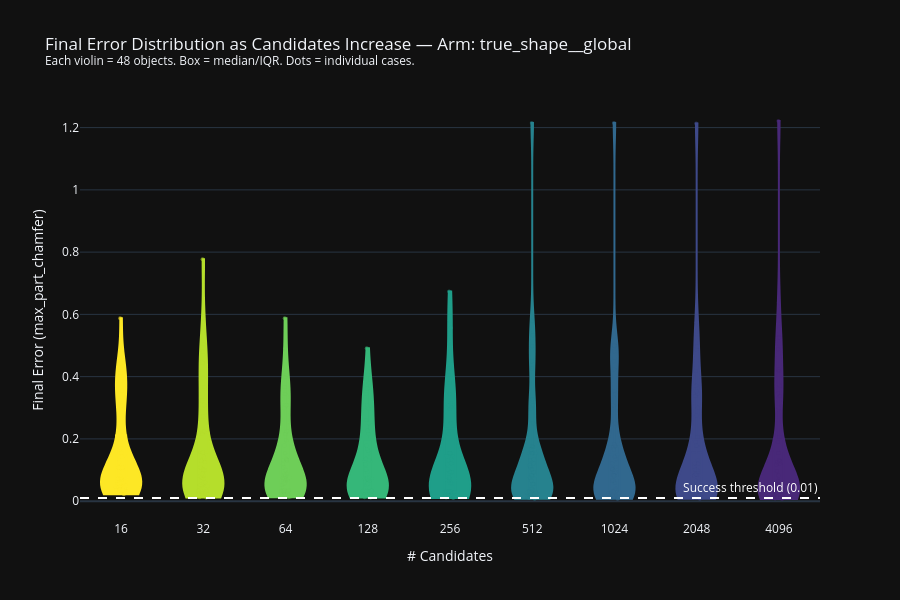

Notebook cell for this chart:
### Markdown cell above
---
# 📊 Plot 3 — Error Distribution at Each Candidate Count (Violin)

> This shows HOW the distribution shifts as we add more candidates.
> Focus on `true_shape__global`.

### Code cell
ARM_FOCUS = "true_shape__global"   # ← Change to any arm you want

if not long_df.empty:
    subset = long_df[
        (long_df["arm"] == ARM_FOCUS) &
        long_df["max_part_chamfer"].notna()
    ].copy()
    subset["n_str"] = subset["n_candidates"].astype(str)  # for categorical axis

    fig = go.Figure()
    cand_counts = sorted(subset["n_candidates"].unique())
    palette = px.colors.sequential.Viridis_r

    for i, n in enumerate(cand_counts):
        data = subset[subset["n_candidates"] == n]["max_part_chamfer"].values
        clr = palette[int(i / len(cand_counts) * (len(palette)-1))]

        fig.add_trace(go.Violin(
            x=[str(n)] * len(data),
            y=data,
            name=f"N={n}",
            line_color=clr,
            fillcolor=clr.replace("rgb", "rgba").replace(")", ",0.3)") if clr.startswith("rgb") else clr,
            box_visible=True,
            meanline_visible=True,
            points="all",
            pointpos=0,
            jitter=0.3,
            marker=dict(size=4, opacity=0.5),
            spanmode="hard",
        ))

    fig.add_hline(y=SUCCESS_THRESHOLD, line_dash="dash", line_color="white", line_width=2,
                  annotation_text=" Success threshold (0.01)",
                  annotation_font=dict(color="white"))

    fig.update_yaxes(title="Final Error (max_part_chamfer)")
    fig.update_xaxes(title="# Candidates",
                     categoryorder="array",
                     categoryarray=[str(n) for n in cand_counts])
    fig.update_layout(
        title=f"Final Error Distribution as Candidates Increase — Arm: {ARM_FOCUS}<br>"
              "<sup>Each violin = 48 objects. Box = median/IQR. Dots = individual cases.</sup>",
        template="plotly_dark", height=600, showlegend=False
    )
    fig.show()

### Figure 1 — Plotly figure (JSON) as saved in the notebook; plotly's stock layout.template omitted (floating-point values rounded to 4 significant figures)
{"data": [{"box": {"visible": true}, "fillcolor": "#fde725", "jitter": 0.3, "line": {"color": "#fde725"}, "marker": {"opacity": 0.5, "size": 4}, "meanline": {"visible": true}, "name": "N=16", "pointpos": 0, "points": "all", "spanmode": "hard", "type": "violin", "x": ["16", "16", "16", "16", "16", "16", "16", "16", "16", "16", "16", "16", "16", "16", "16", "16", "16", "16", "16", "16", "16", "16", "16", "16", "16", "16", "16", "16", "16", "16", "16", "16", "16", "16", "16", "16", "16", "16", "16", "16", "16", "16", "16", "16", "16", "16", "16", "16"], "y": [0.04176, 0.3669, 0.305, 0.1428, 0.03471, 0.03235, 0.05388, 0.1969, 0.1249, 0.04386, 0.3862, 0.06109, 0.4114, 0.074, 0.1082, 0.4015, 0.05539, 0.03257, 0.03331, 0.1082, 0.07178, 0.1703, 0.02236, 0.355, 0.2249, 0.04807, 0.5875, 0.03512, 0.06805, 0.3238, 0.07217, 0.03307, 0.4429, 0.04909, 0.05041, 0.1546, 0.1076, 0.03111, 0.4348, 0.1063, 0.05765, 0.02996, 0.1014, 0.03927, 0.04621, 0.3083, 0.08118, 0.03784]}, {"box": {"visible": true}, "fillcolor": "#b5de2b", "jitter": 0.3, "line": {"color": "#b5de2b"}, "marker": {"opacity": 0.5, "size": 4}, "meanline": {"visible": true}, "name": "N=32", "pointpos": 0, "points": "all", "spanmode": "hard", "type": "violin", "x": ["32", "32", "32", "32", "32", "32", "32", "32", "32", "32", "32", "32", "32", "32", "32", "32", "32", "32", "32", "32", "32", "32", "32", "32", "32", "32", "32", "32", "32", "32", "32", "32", "32", "32", "32", "32", "32", "32", "32", "32", "32", "32", "32", "32", "32", "32", "32", "32"], "y": [0.08835, 0.3666, 0.5051, 0.1428, 0.03472, 0.02352, 0.05358, 0.0992, 0.102, 0.02668, 0.08294, 0.06109, 0.3968, 0.074, 0.1092, 0.4796, 0.1066, 0.02899, 0.03331, 0.1262, 0.1373, 0.1561, 0.02234, 0.2718, 0.2249, 0.04807, 0.5875, 0.01206, 0.07972, 0.3236, 0.07217, 0.03294, 0.4429, 0.04917, 0.01988, 0.777, 0.1298, 0.03111, 0.4453, 0.216, 0.05765, 0.02996, 0.05149, 0.01217, 0.02221, 0.3083, 0.02872, 0.01355]}, {"box": {"visible": true}, "fillcolor": "#6ece58", "jitter": 0.3, "line": {"color": "#6ece58"}, "marker": {"opacity": 0.5, "size": 4}, "meanline": {"visible": true}, "name": "N=64", "pointpos": 0, "points": "all", "spanmode": "hard", "type": "violin", "x": ["64", "64", "64", "64", "64", "64", "64", "64", "64", "64", "64", "64", "64", "64", "64", "64", "64", "64", "64", "64", "64", "64", "64", "64", "64", "64", "64", "64", "64", "64", "64", "64", "64", "64", "64", "64", "64", "64", "64", "64", "64", "64", "64", "64", "64", "64", "64", "64"], "y": [0.08835, 0.3666, 0.1186, 0.1535, 0.03472, 0.02159, 0.03052, 0.1956, 0.102, 0.01402, 0.06818, 0.03193, 0.3009, 0.074, 0.1092, 0.3989, 0.136, 0.03335, 0.03331, 0.08467, 0.1321, 0.1329, 0.02234, 0.1306, 0.2249, 0.03486, 0.5875, 0.02062, 0.07972, 0.3439, 0.07217, 0.03294, 0.4912, 0.06509, 0.01454, 0.1785, 0.3088, 0.03111, 0.4056, 0.216, 0.05659, 0.02829, 0.05149, 0.01217, 0.02221, 0.3083, 0.07001, 0.01355]}, {"box": {"visible": true}, "fillcolor": "#35b779", "jitter": 0.3, "line": {"color": "#35b779"}, "marker": {"opacity": 0.5, "size": 4}, "meanline": {"visible": true}, "name": "N=128", "pointpos": 0, "points": "all", "spanmode": "hard", "type": "violin", "x": ["128", "128", "128", "128", "128", "128", "128", "128", "128", "128", "128", "128", "128", "128", "128", "128", "128", "128", "128", "128", "128", "128", "128", "128", "128", "128", "128", "128", "128", "128", "128", "128", "128", "128", "128", "128", "128", "128", "128", "128", "128", "128", "128", "128", "128", "128", "128", "128"], "y": [0.07271, 0.2962, 0.1186, 0.1535, 0.02766, 0.01538, 0.03211, 0.1679, 0.102, 0.03296, 0.06818, 0.03193, 0.3009, 0.074, 0.3792, 0.2608, 0.136, 0.03335, 0.03331, 0.09376, 0.1321, 0.0666, 0.02234, 0.2263, 0.362, 0.03098, 0.2505, 0.02062, 0.07724, 0.3439, 0.07217, 0.0349, 0.4912, 0.02768, 0.01196, 0.1785, 0.1616, 0.02616, 0.4056, 0.216, 0.05659, 0.02829, 0.05149, 0.01217, 0.01704, 0.3083, 0.07001, 0.03165]}, {"box": {"visible": true}, "fillcolor": "#1f9e89", "jitter": 0.3, "line": {"color": "#1f9e89"}, "marker": {"opacity": 0.5, "size": 4}, "meanline": {"visible": true}, "name": "N=256", "pointpos": 0, "points": "all", "spanmode": "hard", "type": "violin", "x": ["256", "256", "256", "256", "256", "256", "256", "256", "256", "256", "256", "256", "256", "256", "256", "256", "256", "256", "256", "256", "256", "256", "256", "256", "256", "256", "256", "256", "256", "256", "256", "256", "256", "256", "256", "256", "256", "256", "256", "256", "256", "256", "256", "256", "256", "256", "256", "256"], "y": [0.05797, 0.2962, 0.1186, 0.1535, 0.03059, 0.02977, 0.03211, 0.1313, 0.102, 0.02323, 0.02862, 0.01765, 0.314, 0.09249, 0.3792, 0.3027, 0.1548, 0.01519, 0.01919, 0.09376, 0.1219, 0.0666, 0.02234, 0.4259, 0.6733, 0.02788, 0.2505, 0.01797, 0.05513, 0.3439, 0.06796, 0.03213, 0.5799, 0.02768, 0.01196, 0.5574, 0.1342, 0.0104, 0.4056, 0.216, 0.02913, 0.02829, 0.07594, 0.01217, 0.02179, 0.3083, 0.07001, 0.03165]}, {"box": {"visible": true}, "fillcolor": "#26828e", "jitter": 0.3, "line": {"color": "#26828e"}, "marker": {"opacity": 0.5, "size": 4}, "meanline": {"visible": true}, "name": "N=512", "pointpos": 0, "points": "all", "spanmode": "hard", "type": "violin", "x": ["512", "512", "512", "512", "512", "512", "512", "512", "512", "512", "512", "512", "512", "512", "512", "512", "512", "512", "512", "512", "512", "512", "512", "512", "512", "512", "512", "512", "512", "512", "512", "512", "512", "512", "512", "512", "512", "512", "512", "512", "512", "512", "512", "512", "512", "512", "512", "512"], "y": [0.05501, 0.2962, 0.5333, 0.1535, 0.007793, 0.02639, 0.02346, 0.1313, 0.102, 0.01714, 0.0387, 0.02186, 0.3271, 0.09249, 0.1147, 1.215, 0.1548, 0.02427, 0.01997, 0.1094, 0.1219, 0.08372, 0.02234, 0.4259, 0.4493, 0.03036, 0.2505, 0.02169, 0.05513, 0.1736, 0.08155, 0.03988, 0.5799, 0.02768, 0.01196, 0.1663, 0.1342, 0.01002, 0.4979, 0.1768, 0.02913, 0.02703, 0.07594, 0.01217, 0.02179, 0.3083, 0.06654, 0.03165]}, {"box": {"visible": true}, "fillcolor": "#31688e", "jitter": 0.3, "line": {"color": "#31688e"}, "marker": {"opacity": 0.5, "size": 4}, "meanline": {"visible": true}, "name": "N=1024", "pointpos": 0, "points": "all", "spanmode": "hard", "type": "violin", "x": ["1024", "1024", "1024", "1024", "1024", "1024", "1024", "1024", "1024", "1024", "1024", "1024", "1024", "1024", "1024", "1024", "1024", "1024", "1024", "1024", "1024", "1024", "1024", "1024", "1024", "1024", "1024", "1024", "1024", "1024", "1024", "1024", "1024", "1024", "1024", "1024", "1024", "1024", "1024", "1024", "1024", "1024", "1024", "1024", "1024", "1024", "1024", "1024"], "y": [0.01102, 0.4999, 0.4814, 0.1042, 0.007793, 0.02502, 0.02346, 0.1824, 0.102, 0.02538, 0.06548, 0.01503, 0.3538, 0.09249, 0.4237, 1.215, 0.09516, 0.01235, 0.02213, 0.1094, 0.1219, 0.08372, 0.02234, 0.1425, 0.4493, 0.02662, 0.2505, 0.02169, 0.04012, 0.1736, 0.08155, 0.03714, 0.3437, 0.02734, 0.01214, 0.1663, 0.1342, 0.01002, 0.4979, 0.1768, 0.02913, 0.01915, 0.05795, 0.01351, 0.01971, 0.3083, 0.06654, 0.03165]}, {"box": {"visible": true}, "fillcolor": "#3e4989", "jitter": 0.3, "line": {"color": "#3e4989"}, "marker": {"opacity": 0.5, "size": 4}, "meanline": {"visible": true}, "name": "N=2048", "pointpos": 0, "points": "all", "spanmode": "hard", "type": "violin", "x": ["2048", "2048", "2048", "2048", "2048", "2048", "2048", "2048", "2048", "2048", "2048", "2048", "2048", "2048", "2048", "2048", "2048", "2048", "2048", "2048", "2048", "2048", "2048", "2048", "2048", "2048", "2048", "2048", "2048", "2048", "2048", "2048", "2048", "2048", "2048", "2048", "2048", "2048", "2048", "2048", "2048", "2048", "2048", "2048", "2048", "2048", "2048", "2048"], "y": [0.02228, 0.3003, 0.4965, 0.19, 0.007793, 0.02502, 0.02039, 0.1199, 0.102, 0.01743, 0.06548, 0.01325, 0.3462, 0.09977, 0.2061, 1.214, 0.09516, 0.01235, 0.02213, 0.1094, 0.1219, 0.08372, 0.02234, 0.4883, 0.3375, 0.02662, 0.3528, 0.02169, 0.02355, 0.3708, 0.08155, 0.03714, 0.1324, 0.02734, 0.01214, 0.5745, 0.275, 0.01002, 0.4183, 0.1768, 0.01896, 0.01915, 0.08637, 0.01351, 0.01971, 0.1791, 0.0238, 0.03165]}, {"box": {"visible": true}, "fillcolor": "#482878", "jitter": 0.3, "line": {"color": "#482878"}, "marker": {"opacity": 0.5, "size": 4}, "meanline": {"visible": true}, "name": "N=4096", "pointpos": 0, "points": "all", "spanmode": "hard", "type": "violin", "x": ["4096", "4096", "4096", "4096", "4096", "4096", "4096", "4096", "4096", "4096", "4096", "4096", "4096", "4096", "4096", "4096", "4096", "4096", "4096", "4096", "4096", "4096", "4096", "4096", "4096", "4096", "4096", "4096", "4096", "4096", "4096", "4096", "4096", "4096", "4096", "4096", "4096", "4096", "4096", "4096", "4096", "4096", "4096", "4096", "4096", "4096", "4096", "4096"], "y": [0.06113, 0.3003, 0.5243, 0.19, 0.01427, 0.02502, 0.02202, 0.1199, 0.1252, 0.01135, 0.06548, 0.01325, 0.3462, 0.0827, 0.2061, 1.221, 0.1546, 0.021, 0.01266, 0.09607, 0.1176, 0.1282, 0.008127, 0.4883, 0.3375, 0.02628, 0.6374, 0.02925, 0.02103, 0.3708, 0.0584, 0.03714, 0.1324, 0.02734, 0.01214, 0.5265, 0.4232, 0.01002, 0.4183, 0.03806, 0.006885, 0.0208, 0.04986, 0.01351, 0.03681, 0.05507, 0.06577, 0.01831]}], "layout": {"annotations": [{"font": {"color": "white"}, "showarrow": false, "text": " Success threshold (0.01)", "x": 1, "xanchor": "right", "xref": "x domain", "y": 0.01, "yanchor": "bottom", "yref": "y"}], "height": 600, "shapes": [{"line": {"color": "white", "dash": "dash", "width": 2}, "type": "line", "x0": 0, "x1": 1, "xref": "x domain", "y0": 0.01, "y1": 0.01, "yref": "y"}], "showlegend": false, "title": {"text": "Final Error Distribution as Candidates Increase — Arm: true_shape__global<br><sup>Each violin = 48 objects. Box = median/IQR. Dots = individual cases.</sup>"}, "xaxis": {"categoryarray": ["16", "32", "64", "128", "256", "512", "1024", "2048", "4096"], "categoryorder": "array", "title": {"text": "# Candidates"}}, "yaxis": {"title": {"text": "Final Error (max_part_chamfer)"}}}}
